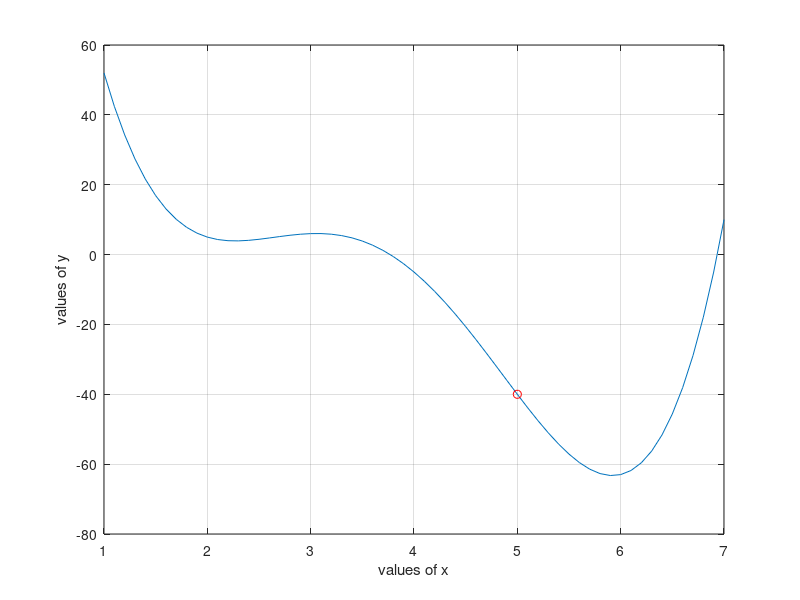

This figure's MATLAB source: (Note: this script raises an error after producing the figure.)
%%program for interpolationg with lagranges interpolating formula
clc;
clear all;
fprintf('values of x and y\n')
x=[1 2 4 5 7]
y=[52 5 -5 -40 10]
fprintf('numbers of data\n')
n=length(x)
%%input program for taking values of x and y
%{
this part is for taking values from terminal
n=input('inter data number  >');
%%innput section
for i=1:n
    x(i)=input(sprintf('element of x%d  >',i));
    y(i)=input(sprintf('element of y%d  >',i));
end
%}
%%taking interpolating value
reqx=input('enter interpolated number    >');
a(1)=y(1);

%%calculating interpolating value
for i=1:n
    a(i)=1;
    for j=1:n
        if j~=i
            a(i)=a(i)*(reqx-x(j))/(x(i)-x(j));
        end
    end
end
ansi=sum(y.*a);
fprintf('the inter polynominal  is > %.3f \n',ansi);
%%showing figure
%%ploting the datas
v=1:.1:7;
p=1;
for k=1:.1:7
for i=1:n
    a(i)=1;
    for j=1:n
        if j~=i
            a(i)=a(i)*(k-x(j))/(x(i)-x(j));
        end
    end
end
l(p)=sum(y.*a);
p=p+1;
end
plot(v,l);
grid on;
hold on;
plot(reqx,ansi,'or');
xlabel('values of x')
ylabel('values of y')
legend('curve of given data','interpolating point',0)
hold off;
